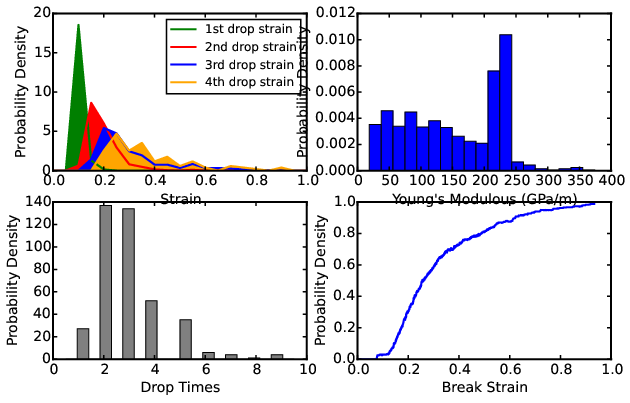

Write Python code to recreate this figure.

import numpy as np
from aces.graph import fig, pl
import aces.tools as tl
import matplotlib
matplotlib.rcParams['patch.linewidth'] = 1


def getBreakStrains(s):
    n = 5
    sk = np.zeros_like(s[:, 1])
    for j, u in enumerate(s[n:-n]):
        sk[j + n] = s[j:j + n, 1].mean()
    v = []
    n = 30
    for j, u in enumerate(sk[n:-n]):
        var = abs(sk[j + n] - sk[j + n - 1])
        if var > 1.0 and var > sk[j:j + n].std():
            if len(v) > 0 and j - v[-1] < n:
                continue
            v.append(j + n)
    return np.array(v)


if not tl.exists('strain/seed1/cache.npz'):
    c = []
    d = []
    i = 0
    for seed in range(200, 400):
        dir = "strain/seed1/" + str(i)
        s = np.loadtxt(dir + "/cal_stress.txt", skiprows=1)
        v = getBreakStrains(s)
        i += 1
        print(dir, s[v, 0])
        c.append(s[v, 0])
        d.append([s, v])
    i = 0
    for seed in range(400, 600):
        dir = "strain/seed2/" + str(i)
        s = np.loadtxt(dir + "/cal_stress.txt", skiprows=1)
        v = getBreakStrains(s)
        i += 1
        print(dir, s[v, 0])
        c.append(s[v, 0])
        d.append([s, v])
    np.savez('strain/seed1/cache.npz', c=c, d=d)
x = np.load('strain/seed1/cache.npz')
c, d = x['c'], x['d']
s0 = []
s1 = []
s2 = []
s3 = []
i = -1
for s in c:
    i += 1
    # if not len(s)==len(c[0]):print i;continue
    if len(s) > 0:
        s0.append(s[0])
    if len(s) > 1:
        s1.append(s[1])
    if len(s) > 2:
        s2.append(s[2])
    if len(s) > 3:
        s3.append(s[3])
datas = []
u0, p0 = np.histogram(s0, bins=20, range=(0, 1), density=True)
x = np.zeros(len(u0) + 1)
x[1:] = u0
u0 = x
datas.append([p0, u0, '1st drop strain'])
u0, p0 = np.histogram(s1, bins=20, range=(0, 1), density=True)
x = np.zeros(len(u0) + 1)
x[1:] = u0
u0 = x
datas.append([p0, u0, '2nd drop strain'])
u0, p0 = np.histogram(s2, bins=20, range=(0, 1), density=True)
x = np.zeros(len(u0) + 1)
x[1:] = u0
u0 = x
datas.append([p0, u0, '3rd drop strain'])
u0, p0 = np.histogram(s3, bins=20, range=(0, 1), density=True)
x = np.zeros(len(u0) + 1)
x[1:] = u0
u0 = x
datas.append([p0, u0, '4th drop strain'])


# x=c[:,0,:].mean(axis=0)
# y=c[:,1,:].mean(axis=0)
#plot([x,'Strain'],[y,'Stress (GPa)'],filename='ave_stress.png')
s = d[0][0]
start = 0
for i, u in enumerate(s[:, 0]):
    if u > .03:
        start = i
        break
segs = []
j = -1
for s, v in d:
    j += 1
    for i, u in enumerate(v):
        if i > 0:
            c = v[i - 1]
        else:
            c = start
        filter = np.arange(c + 20, u - 20)
        p, residuals, rank, singular_values, rcond = np.polyfit(
            s[filter, 0], s[filter, 1], 1, full=True)
        if p[0] < 0:
            continue
        cc = [
            j, i, p[0], s[c + 20, 0], s[u - 20, 0],
            len(filter),
            np.sqrt(residuals[0] / len(filter))
        ]
        # print cc
        segs.append(cc)
pp = []
for u in segs:
    pp.append(u[2])

u0, p0 = np.histogram(pp, bins=50, density=True)
# plot([p0[1:],'Young\'s Modulous (GPa/m)'],
# [u0,'Probability Density'],filename='young_distribution.png')

pp = []
for s, v in d:
    pp.append(len(v))

# u0,p0=np.histogram(pp, bins=40,density=True)
# plot([p0[1:],'Drop Times'],
# [u0,'Probability Density'],filename='drop_times_dist.png')

n = len(d)
m = len(d[0][0])
ss = np.zeros([n, m])
i = -1
for s, v in d:
    i += 1
    m = len(s)
    ss[i, :m] = s[:, 1]
ss = np.abs(ss) < .5
kk = ss.sum(axis=0)
s = d[0][0]
x = s[:, 0]
y = kk.astype(np.float) / len(d)
from aces.graph import setLegend
with fig('drop.eps', legend=False, ncol=1, figsize=(10, 6)):
    oldpl = pl
    pl = oldpl.subplot(2, 2, 1)
    c = ['g', 'r', 'b', 'orange']
    dx = 0.05
    for i, serie in enumerate(datas):
        pl.fill_between(
            serie[0],
            0,
            serie[1],
            label=serie[2],
            linewidth=0,
            facecolor=c[i],
            alpha=.5)
        pl.plot(serie[0], serie[1],
                label=serie[2], color=c[i], linewidth=2)
    pl.set_xlabel('Strain')
    pl.set_ylabel('Probability Density')
    pl.set_xlim([0, 1.0])
    setLegend(pl)
    pl = oldpl.subplot(2, 2, 2)
    # with fig('young_distribution.png'):
    dx = p0[1] - p0[0]
    pl.bar(p0[1:], u0, alpha=.5, width=dx)
    pl.set_xlabel('Young\'s Modulous (GPa/m)')
    pl.set_ylabel('Probability Density')
    pl.set_xlim([0, 400])
    pl = oldpl.subplot(2, 2, 3)
    # with fig('drop_times_dist.png'):
    pl.hist(pp, bins=20, range=(.5, 9.5), facecolor='gray')
    pl.set_xlabel('Drop Times')
    pl.set_ylabel('Probability Density')
    # with fig('break_strain_dist.png'):
    pl = oldpl.subplot(2, 2, 4)
    pl.plot(x, y, lw=2)
    pl.set_xlabel('Break Strain')
    pl.set_ylabel('Probability Density')
